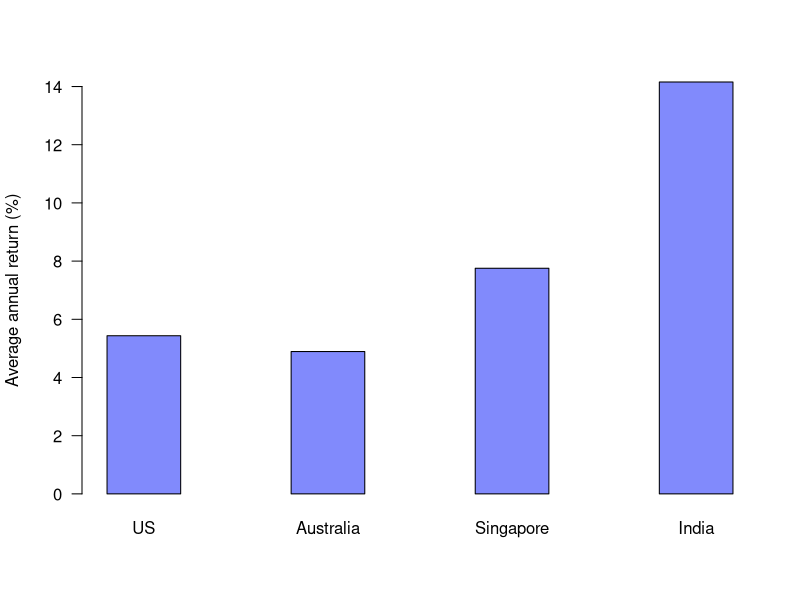

Source code (R):
# read data from Monthly.csv file specially extracted
# from the Excel data spreadsheet
monthly <- read.table('Monthly.csv', header=TRUE, sep=',')

# convert Date column to Date object type
monthly$Date <- as.Date(as.character(monthly$Date), format='%d/%m/%y')

annual.return <- function(dates, vals) {
  min.index <- match(min(dates), dates)
  max.index <- match(max(dates), dates)
  dt <- as.numeric(dates[max.index]-dates[min.index])/365.25
  log(vals[max.index]/vals[min.index])/dt*100
}

ar <- sapply(list(US=monthly$S.PCOMP, 
                  Australia=monthly$AUSTALL,
                  Singapore=monthly$SNGPORI, 
                  India=monthly$INDIA.DS..Price.),
             function(vals) annual.return(monthly$Date, vals))
barplot(ar, col='#818AFC', las=1,
        ylab='Average annual return (%)', space=1.5)
